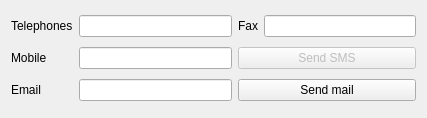
<?xml version="1.0" encoding="UTF-8"?>
<ui version="4.0">
 <class>BaseWidgets::Internal::BaseFormWidget</class>
 <widget class="QWidget" name="BaseWidgets::Internal::BaseFormWidget">
  <property name="geometry">
   <rect>
    <x>0</x>
    <y>0</y>
    <width>427</width>
    <height>118</height>
   </rect>
  </property>
  <property name="windowTitle">
   <string/>
  </property>
  <layout class="QGridLayout" name="gridLayout">
   <item row="2" column="0">
    <widget class="QLabel" name="mobileLable">
     <property name="text">
      <string>Mobile</string>
     </property>
    </widget>
   </item>
   <item row="0" column="4">
    <widget class="QLineEdit" name="faxEdit"/>
   </item>
   <item row="0" column="0">
    <widget class="QLabel" name="telsLabel">
     <property name="text">
      <string>Telephones</string>
     </property>
    </widget>
   </item>
   <item row="3" column="3" colspan="2">
    <widget class="QPushButton" name="sendMailButton">
     <property name="text">
      <string>Send mail</string>
     </property>
    </widget>
   </item>
   <item row="3" column="0">
    <widget class="QLabel" name="emailLabel">
     <property name="text">
      <string>Email</string>
     </property>
    </widget>
   </item>
   <item row="0" column="3">
    <widget class="QLabel" name="faxLabel">
     <property name="text">
      <string>Fax</string>
     </property>
    </widget>
   </item>
   <item row="0" column="1">
    <widget class="QLineEdit" name="telsEdit"/>
   </item>
   <item row="2" column="1">
    <widget class="QLineEdit" name="mobileEdit"/>
   </item>
   <item row="3" column="1">
    <widget class="QLineEdit" name="emailEdit"/>
   </item>
   <item row="2" column="3" colspan="2">
    <widget class="QPushButton" name="sendSmsButton">
     <property name="enabled">
      <bool>false</bool>
     </property>
     <property name="text">
      <string>Send SMS</string>
     </property>
    </widget>
   </item>
  </layout>
 </widget>
 <tabstops>
  <tabstop>telsEdit</tabstop>
  <tabstop>faxEdit</tabstop>
  <tabstop>emailEdit</tabstop>
 </tabstops>
 <resources/>
 <connections/>
</ui>
